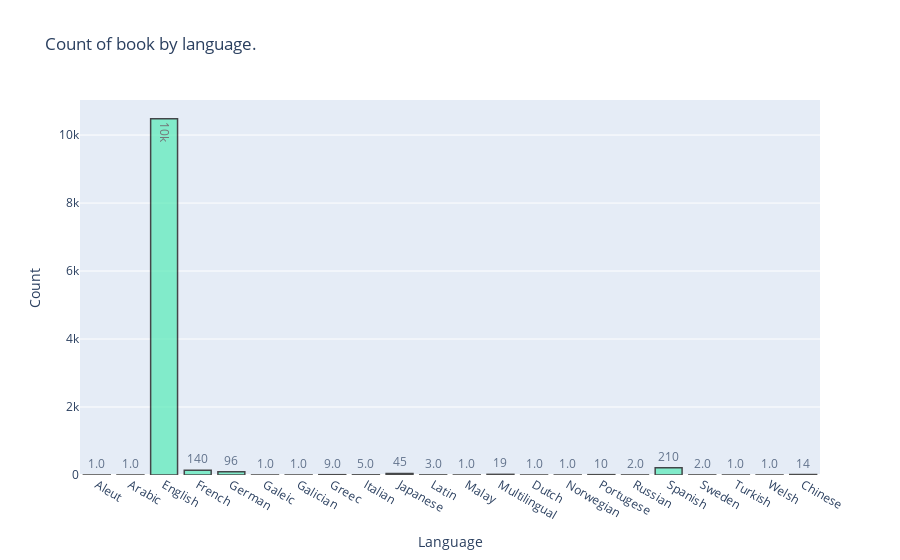

The cell this chart's notebook holds for it:
### Code cell
fig = px.bar(df_by_lc, x = "Language" , y = "count", text_auto='.2s', title = "Count of book by language.")
fig.update_traces(marker_color='rgb(88, 235, 184)', marker_line_color='rgb(0, 0, 0)',
                  marker_line_width=1.5, opacity=0.7)

fig.update_layout(xaxis_title="Language", yaxis_title="Count")
fig.show()

### Figure 1 — Plotly figure (JSON) as saved in the notebook; plotly's stock layout.template omitted (floating-point values rounded to 4 significant figures)
{"data": [{"alignmentgroup": "True", "hovertemplate": "Language=%{x}<br>count=%{y}<extra></extra>", "legendgroup": "", "marker": {"color": "rgb(88, 235, 184)", "line": {"color": "rgb(0, 0, 0)", "width": 1.5}, "pattern": {"shape": ""}}, "name": "", "offsetgroup": "", "opacity": 0.7, "orientation": "v", "showlegend": false, "textposition": "auto", "texttemplate": "%{y:.2s}", "type": "bar", "x": ["Aleut", "Arabic", "English", "French", "German", "Galeic", "Galician", "Greec", "Italian", "Japanese", "Latin", "Malay", "Multilingual", "Dutch", "Norwegian", "Portugese", "Russian", "Spanish", "Sweden", "Turkish", "Welsh", "Chinese"], "xaxis": "x", "y": [1, 1, 10480, 140, 96, 1, 1, 9, 5, 45, 3, 1, 19, 1, 1, 10, 2, 212, 2, 1, 1, 14], "yaxis": "y"}], "layout": {"barmode": "relative", "legend": {"tracegroupgap": 0}, "title": {"text": "Count of book by language."}, "xaxis": {"anchor": "y", "domain": [0, 1], "title": {"text": "Language"}}, "yaxis": {"anchor": "x", "domain": [0, 1], "title": {"text": "Count"}}}}
